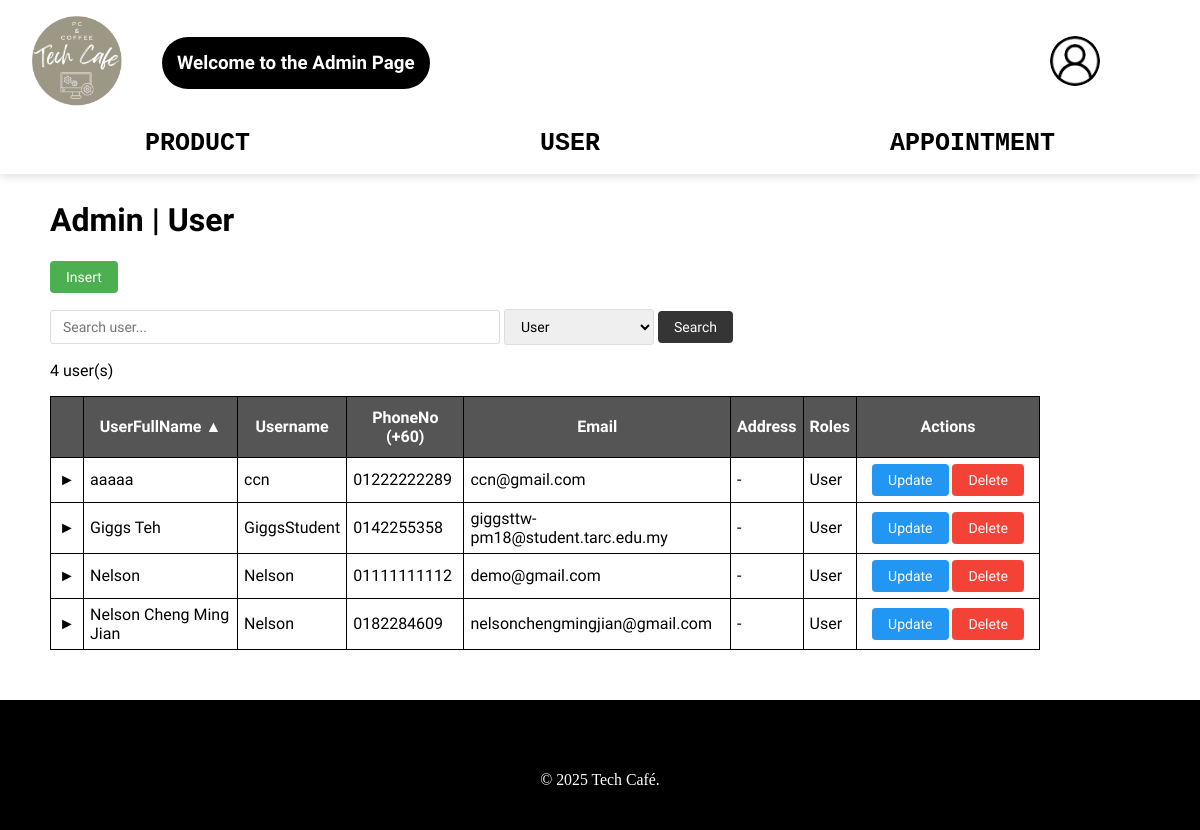
Page /admin/user.php?role=User (signed in) on the committed database.
### tables this page shows
CREATE TABLE `user` (
  `UserFullName` varchar(100) NOT NULL,
  `Username` varchar(15) NOT NULL,
  `PhoneNo` int(11) NOT NULL,
  `Email` varchar(40) NOT NULL,
  `Pass` varchar(100) NOT NULL,
  `ProfilePic` varchar(100) NOT NULL,
  `Address` varchar(100) NOT NULL,
  `Roles` varchar(5) NOT NULL DEFAULT 'User'
);

### base.php (called while the page is built, shortened)
<?php
function req($key, $value = null)
{
	$value = $_REQUEST[$key] ?? $value;
	return is_array($value) ? array_map('trim', $value) : trim($value);
}

### admin/user.php (the view, shortened to what this page needs)
<?php
require '../base.php';
include '../admin_head.php';
$search = $_GET['search'] ?? '';
$role = $_GET['role'] ?? '';
$sort1 = $_GET['sort1'] ?? 'UserFullName';
$dir1 = $_GET['dir1'] ?? 'asc';
$sort2 = $_GET['sort2'] ?? 'CartID';
$dir2 = $_GET['dir2'] ?? 'asc';
$open = req('open');
if (!empty($role)) {
    $stm = $_db->prepare("
        SELECT * FROM user
        WHERE
            (UserFullName LIKE ? OR Username LIKE ? OR PhoneNo LIKE ? OR Email LIKE ?)
            AND Roles = ?
        ORDER BY $sort1 $dir1
    ");
    $stm->execute(["%$search%", "%$search%", "%$search%", "%$search%", $role]);
}
$users = $stm->fetchAll();
$stm = $_db->prepare("SELECT DISTINCT Roles FROM user ORDER BY Roles");
$stm->execute();
$roles = $stm->fetchAll();
?>
<!DOCTYPE html>
<html lang="en">
<head>
</head>
<body>
    <main class="admin">
        <h1>Admin | User</h1>
        <p>
            <button data-get="user_insert.php" class="admin-btn btn-insert">Insert</button>
        </p>
        <form method="get" class="admin-search">
            <input type="search" name="search" placeholder="Search user..." value="<?= htmlspecialchars($search) ?>">
            <select name="role">
                <?php foreach ($roles as $r): ?>
                    <option value="<?= htmlspecialchars($r['Roles']) ?>" <?= $role === $r['Roles'] ? 'selected' : '' ?>>
                        <?= htmlspecialchars($r['Roles']) ?>
                    </option>
                <?php endforeach; ?>
            </select>
            <button type="submit" class="admin-btn btn-search">Search</button>
        </form>
        <p><?= count($users) ?> user(s)</p>
        <table class="admin-table">
            <tr>
                <th width="20px"></th>
                <th>
                    <a href="?sort1=UserFullName&dir1=<?= $sort1 === 'UserFullName' && $dir1 === 'asc' ? 'desc' : 'asc' ?>&sort2=<?= $sort2 ?>&dir2=<?= $dir2 ?>&search=<?= urlencode($search) ?>&role=<?= urlencode($role) ?>">
                        UserFullName <?= $sort1 === 'UserFullName' ? (strtoupper($dir1) === 'ASC' ? '▲' : '▼') : '' ?>
                    </a>
                </th>
                <th>
                    <a href="?sort1=Username&dir1=<?= $sort1 === 'Username' && $dir1 === 'asc' ? 'desc' : 'asc' ?>&sort2=<?= $sort2 ?>&dir2=<?= $dir2 ?>&search=<?= urlencode($search) ?>&role=<?= urlencode($role) ?>">
                        Username <?= $sort1 === 'Username' ? (strtoupper($dir1) === 'ASC' ? '▲' : '▼') : '' ?>
                    </a>
                </th>
                <th>
                    <a href="?sort1=PhoneNo&dir1=<?= $sort1 === 'PhoneNo' && $dir1 === 'asc' ? 'desc' : 'asc' ?>&sort2=<?= $sort2 ?>&dir2=<?= $dir2 ?>&search=<?= urlencode($search) ?>&role=<?= urlencode($role) ?>">
                        PhoneNo (+60) <?= $sort1 === 'PhoneNo' ? (strtoupper($dir1) === 'ASC' ? '▲' : '▼') : '' ?>
                    </a>
                </th>
                <th>
                    <a href="?sort1=Email&dir1=<?= $sort1 === 'Email' && $dir1 === 'asc' ? 'desc' : 'asc' ?>&sort2=<?= $sort2 ?>&dir2=<?= $dir2 ?>&search=<?= urlencode($search) ?>&role=<?= urlencode($role) ?>">
                        Email <?= $sort1 === 'Email' ? (strtoupper($dir1) === 'ASC' ? '▲' : '▼') : '' ?>
                    </a>
                </th>
                <th>
                    <a href="?sort1=Address&dir1=<?= $sort1 === 'Address' && $dir1 === 'asc' ? 'desc' : 'asc' ?>&sort2=<?= $sort2 ?>&dir2=<?= $dir2 ?>&search=<?= urlencode($search) ?>&role=<?= urlencode($role) ?>">
                        Address <?= $sort1 === 'Address' ? (strtoupper($dir1) === 'ASC' ? '▲' : '▼') : '' ?>
                    </a>
                </th>
                <th>
                    <a href="?sort1=Roles&dir1=<?= $sort1 === 'Roles' && $dir1 === 'asc' ? 'desc' : 'asc' ?>&sort2=<?= $sort2 ?>&dir2=<?= $dir2 ?>&search=<?= urlencode($search) ?>&role=<?= urlencode($role) ?>">
                        Roles <?= $sort1 === 'Roles' ? (strtoupper($dir1) === 'ASC' ? '▲' : '▼') : '' ?>
                    </a>
                </th>
                <th width="170px">Actions</th>
            </tr>
            <?php foreach ($users as $u): ?>
                <tr class="admin-row">
                    <td>
                        <span class="toggle-arrow" onclick="toggleTable('<?= $u['Email'] ?>', event)">
                            <?= $open == $u['Email'] ? '&#9660;' : '&#9658;' ?>
                        </span>
                    </td>
                    <td><?= $u['UserFullName'] ?></td>
                    <td><?= $u['Username'] ?></td>
                    <td><?= '0' . $u['PhoneNo'] ?></td>
                    <td><?= $u['Email'] ?></td>
                    <td><?= empty($u['Address']) ? '-' : $u['Address'] ?></td>
                    <td><?= $u['Roles'] ?></td>
                    <td style="text-align: center;">
                        <button data-get="user_update.php?Email=<?= $u['Email'] ?>" class="admin-btn btn-update">Update</button>
                        <button data-confirm="Confirm Delete Record?" data-post="user_delete.php?Email=<?= $u['Email'] ?>" class="admin-btn btn-delete">Delete</button>
                    </td>
                </tr>
            <?php endforeach; ?>
        </table>
    </main>
    <?php
    include '../admin_foot.php';
    ?>
</body>
</html>

### css/app.css (style rules this page uses)
body { display: flex; flex-direction: column; min-height: 100vh; margin: 0; padding: 0; }
a { text-decoration: none; }
main { flex: 1; padding-top: 180px; z-index: 1; }
form input, textarea, select { padding: 5px; border: 1px solid #ddd; border-radius: 3px; width: 100%; max-width: 100%; font-family: Lexend, sans-serif; }
.admin { padding-left: 50px; padding-right: 50px; padding-bottom: 50px; font-family: Lexend, sans-serif; }
.admin-btn { padding: 8px 16px; border-radius: 4px; font-weight: 500; cursor: pointer; transition: all 0.3s ease; border: none; font-size: 14px; font-family: Lexend, sans-serif; display: inline-flex; align-items: center; justify-content: center; }
.btn-insert { background-color: #4CAF50; color: white; }
.btn-update { background-color: #2196F3; color: white; }
.btn-delete { background-color: #f44336; color: white; }
.btn-search { background-color: #353535; color: white; }
.admin-search { margin: 15px 0; gap: 10px; }
.admin-search input { width: 450px; }
.admin-search input[type="search"] { padding: 8px 12px; font-size: 14px; }
.admin-search select { padding: 8px 12px; font-size: 14px; width: 150px; }
.admin-table { border-collapse: collapse; max-width: 90%; }
.admin-table th, .admin-table td { border: 1px solid #000; padding: 6px; }
.admin-table th { color: #fff; background: #555; padding-top: 11px; padding-bottom: 11px; }
.admin-table th a { text-decoration: none; color: #fff; }
.admin-table td:has(.popup) { position: relative; }
.admin-table td:has(.popup)::after { content: ''; position: absolute; top: 0; left: 100%; width: 20px; height: 100%; z-index: 0; }
.toggle-arrow { cursor: pointer; display: inline-block; width: 20px; text-align: center; font-weight: bold; transition: transform 0.3s; }

### rows in the picture
user: UserFullName "aaaaa", Username "ccn", PhoneNo "1222222289", Email "ccn@gmail.com", Address "-", Roles "User"
user: UserFullName "Giggs Teh", Username "GiggsStudent", PhoneNo "142255358", Email "giggsttw-pm18@student.tarc.edu.my", Roles "User"
user: UserFullName "Nelson", Username "Nelson", PhoneNo "1111111112", Email "demo@gmail.com", Roles "User"
user: UserFullName "Nelson Cheng Ming Jian", Username "Nelson", PhoneNo "182284609", Email "nelsonchengmingjian@gmail.com", Address "-", Roles "User"

### other values in the picture
count($users) "4"
form field role "User"
